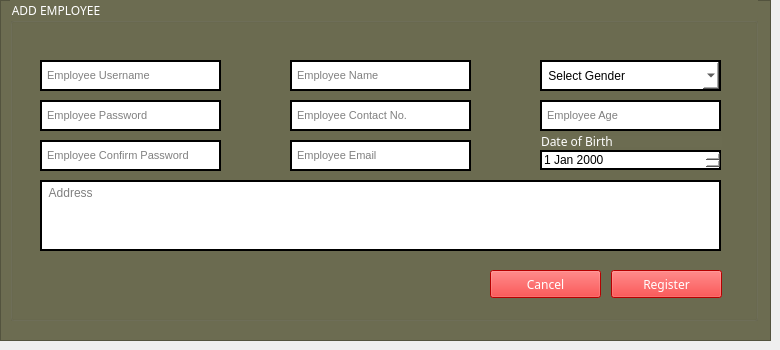
     <widget class="QWidget" name="page_2">
      <widget class="QFrame" name="frame_5">
       <property name="geometry">
        <rect>
         <x>0</x>
         <y>0</y>
         <width>771</width>
         <height>341</height>
        </rect>
       </property>
       <property name="font">
        <font>
         <family>Yu Gothic UI Semibold</family>
        </font>
       </property>
       <property name="styleSheet">
        <string notr="true">background-color:rgb(108, 108, 81)</string>
       </property>
       <property name="frameShape">
        <enum>QFrame::StyledPanel</enum>
       </property>
       <property name="frameShadow">
        <enum>QFrame::Raised</enum>
       </property>
       <widget class="QGroupBox" name="groupBox">
        <property name="geometry">
         <rect>
          <x>10</x>
          <y>0</y>
          <width>748</width>
          <height>321</height>
         </rect>
        </property>
        <property name="font">
         <font>
          <family>Impact</family>
         </font>
        </property>
        <property name="styleSheet">
         <string notr="true">color:white</string>
        </property>
        <property name="title">
         <string>ADD EMPLOYEE</string>
        </property>
        <widget class="QLineEdit" name="empusername">
         <property name="geometry">
          <rect>
           <x>30</x>
           <y>60</y>
           <width>181</width>
           <height>31</height>
          </rect>
         </property>
         <property name="font">
          <font>
           <pointsize>8</pointsize>
          </font>
         </property>
         <property name="styleSheet">
          <string notr="true">background-color:white;color:black;border:2px solid black</string>
         </property>
         <property name="placeholderText">
          <string> Employee Username</string>
         </property>
        </widget>
        <widget class="QLineEdit" name="emppassword">
         <property name="geometry">
          <rect>
           <x>30</x>
           <y>100</y>
           <width>181</width>
           <height>31</height>
          </rect>
         </property>
         <property name="font">
          <font>
           <pointsize>8</pointsize>
          </font>
         </property>
         <property name="styleSheet">
          <string notr="true">background-color:white;color:black;border:2px solid black</string>
         </property>
         <property name="placeholderText">
          <string notr="true"> Employee Password</string>
         </property>
        </widget>
        <widget class="QLineEdit" name="empconfirmpassword">
         <property name="geometry">
          <rect>
           <x>30</x>
           <y>140</y>
           <width>181</width>
           <height>31</height>
          </rect>
         </property>
         <property name="font">
          <font>
           <pointsize>8</pointsize>
          </font>
         </property>
         <property name="styleSheet">
          <string notr="true">background-color:white;color:black;border:2px solid black</string>
         </property>
         <property name="placeholderText">
          <string> Employee Confirm Password</string>
         </property>
        </widget>
        <widget class="QLineEdit" name="empname">
         <property name="geometry">
          <rect>
           <x>280</x>
           <y>60</y>
           <width>181</width>
           <height>31</height>
          </rect>
         </property>
         <property name="font">
          <font>
           <pointsize>8</pointsize>
          </font>
         </property>
         <property name="styleSheet">
          <string notr="true">background-color:white;color:black;border:2px solid black</string>
         </property>
         <property name="placeholderText">
          <string> Employee Name</string>
         </property>
        </widget>
        <widget class="QLineEdit" name="empemail">
         <property name="geometry">
          <rect>
           <x>280</x>
           <y>140</y>
           <width>181</width>
           <height>31</height>
          </rect>
         </property>
         <property name="font">
          <font>
           <pointsize>8</pointsize>
          </font>
         </property>
         <property name="styleSheet">
          <string notr="true">background-color:white;color:black;border:2px solid black</string>
         </property>
         <property name="placeholderText">
          <string> Employee Email</string>
         </property>
        </widget>
        <widget class="QLineEdit" name="empcontact">
         <property name="geometry">
          <rect>
           <x>280</x>
           <y>100</y>
           <width>181</width>
           <height>31</height>
          </rect>
         </property>
         <property name="font">
          <font>
           <pointsize>8</pointsize>
          </font>
         </property>
         <property name="styleSheet">
          <string notr="true">background-color:white;color:black;border:2px solid black</string>
         </property>
         <property name="placeholderText">
          <string notr="true"> Employee Contact No.</string>
         </property>
        </widget>
        <widget class="QLineEdit" name="empage">
         <property name="geometry">
          <rect>
           <x>530</x>
           <y>100</y>
           <width>181</width>
           <height>31</height>
          </rect>
         </property>
         <property name="font">
          <font>
           <pointsize>8</pointsize>
          </font>
         </property>
         <property name="styleSheet">
          <string notr="true">background-color:white;color:black;border:2px solid black</string>
         </property>
         <property name="placeholderText">
          <string notr="true"> Employee Age</string>
         </property>
        </widget>
        <widget class="QComboBox" name="empgender">
         <property name="geometry">
          <rect>
           <x>530</x>
           <y>60</y>
           <width>181</width>
           <height>31</height>
          </rect>
         </property>
         <property name="styleSheet">
          <string notr="true">background-color:white;color:black;border:2px solid black</string>
         </property>
         <item>
          <property name="text">
           <string> Select Gender</string>
          </property>
         </item>
         <item>
          <property name="text">
           <string>Male</string>
          </property>
         </item>
         <item>
          <property name="text">
           <string>Female</string>
          </property>
         </item>
        </widget>
        <widget class="QDateEdit" name="empdateofbirth">
         <property name="geometry">
          <rect>
           <x>530</x>
           <y>150</y>
           <width>181</width>
           <height>20</height>
          </rect>
         </property>
         <property name="styleSheet">
          <string notr="true">background-color:white;color:black;border:2px solid black</string>
         </property>
        </widget>
        <widget class="QLabel" name="label_3">
         <property name="geometry">
          <rect>
           <x>531</x>
           <y>136</y>
           <width>181</width>
           <height>11</height>
          </rect>
         </property>
         <property name="font">
          <font>
           <family>Impact</family>
          </font>
         </property>
         <property name="text">
          <string>Date of Birth</string>
         </property>
        </widget>
        <widget class="QTextEdit" name="empaddress">
         <property name="geometry">
          <rect>
           <x>30</x>
           <y>180</y>
           <width>681</width>
           <height>71</height>
          </rect>
         </property>
         <property name="styleSheet">
          <string notr="true">background-color:white;color:black;border:2px solid black</string>
         </property>
         <property name="placeholderText">
          <string> Address</string>
         </property>
        </widget>
        <widget class="QPushButton" name="btnregister">
         <property name="geometry">
          <rect>
           <x>601</x>
           <y>270</y>
           <width>111</width>
           <height>28</height>
          </rect>
         </property>
         <property name="font">
          <font>
           <family>Impact</family>
           <weight>50</weight>
           <bold>false</bold>
          </font>
         </property>
         <property name="styleSheet">
          <string notr="true">background-color:rgb(255, 0, 0);color:white</string>
         </property>
         <property name="text">
          <string>Register</string>
         </property>
        </widget>
        <widget class="QPushButton" name="btncancelregister">
         <property name="geometry">
          <rect>
           <x>480</x>
           <y>270</y>
           <width>111</width>
           <height>28</height>
          </rect>
         </property>
         <property name="font">
          <font>
           <family>Impact</family>
           <weight>50</weight>
           <bold>false</bold>
          </font>
         </property>
         <property name="styleSheet">
          <string notr="true">background-color:rgb(255, 0, 0);color:white</string>
         </property>
         <property name="text">
          <string>Cancel</string>
         </property>
        </widget>
       </widget>
      </widget>
     </widget>
